Frame 1 (no input): blank canvas, image omitted
Frame 60 (no input): blank canvas, image omitted
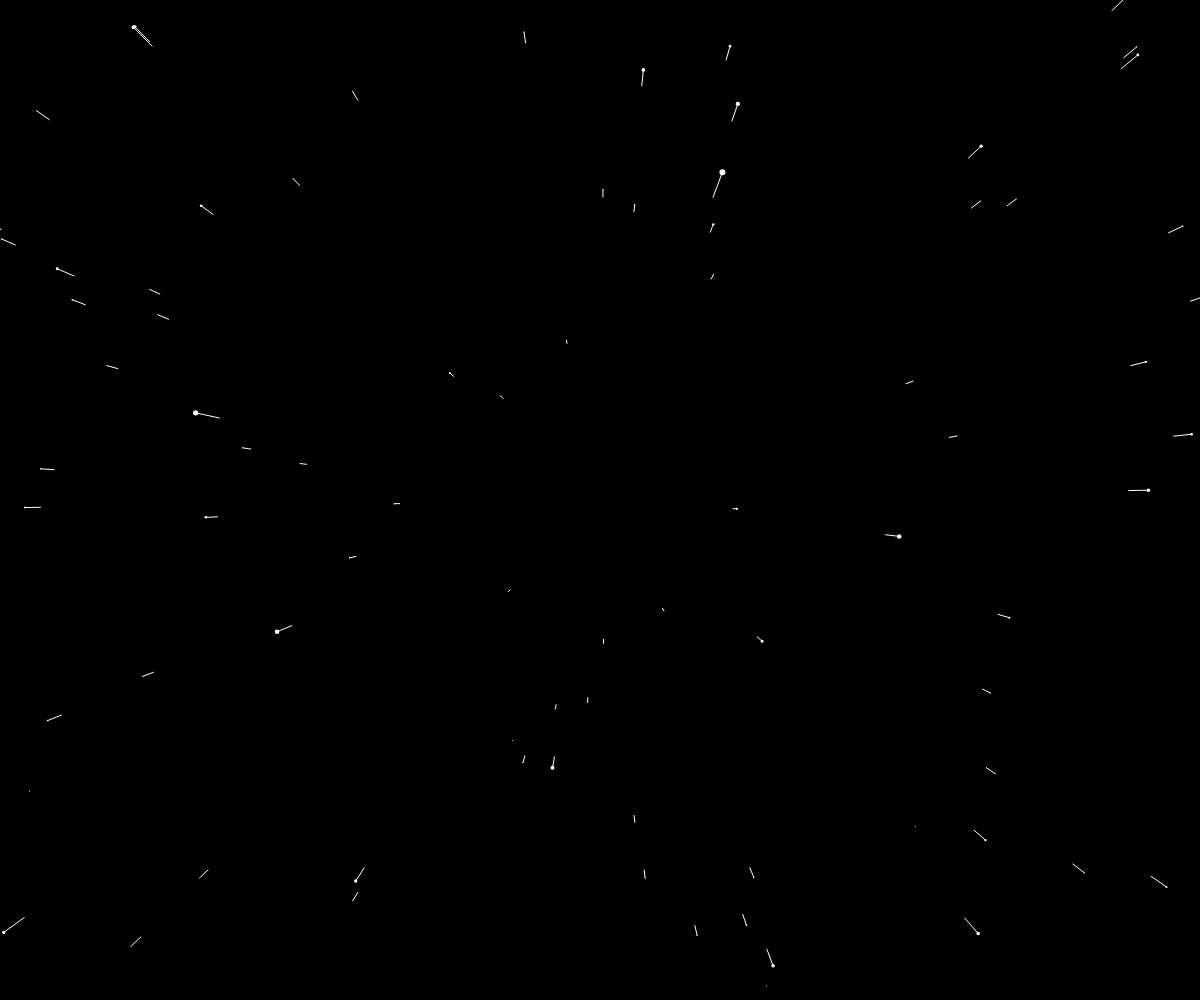
Frame 120 (the mouse pressed at the canvas centre since frame 60)

The p5.js sketch whose frames 1 and 60 were blank and that drew this single picture after the mouse press (run headless with seeded random() and noise() and a simulated clock; from frame 60 on, the mouse is pressed at the canvas centre):

// p5.js sketch
// ── sketch.js
var stars = []

var speed;

function setup() {
  createCanvas(window.innerWidth, window.innerHeight);
  for (var i = 0; i < 800; i++) {
    stars[i] = new Star();
  }
}

function draw() {
  speed = map(mouseX, 0, width, 0, 50);
  background(0);
  translate(width / 2, height / 2);
  for (var i = 0; i < stars.length; i++) {
    stars[i].update();
    stars[i].show();
  }
}

function Star() {
  this.x = random(-width, width);
  this.y = random(-height, height);
  this.z = random(width);
  this.pz = this.z;

  this.update = function() {
    this.z = this.z - speed;
    if (this.z < 1) {
      this.z = width;
      this.x = random(-width, width);
      this.y = random(-height, height);
      this.pz = this.z;
    }
  }

  this.show = function() {
    fill(255);
    noStroke();

    var sx = map(this.x / this.z, 0, 1, 0, width);
    var sy = map(this.y / this.z, 0, 1, 0, height);

    var r = map(this.z, 0, width, 8, 0);
    ellipse(sx, sy, r, r);

    var px = map(this.x / this.pz, 0, 1, 0, width);
    var py = map(this.y / this.pz, 0, 1, 0, height);

    this.pz = this.z;

    stroke(255);
    line(px, py, sx, sy);
  }
}
